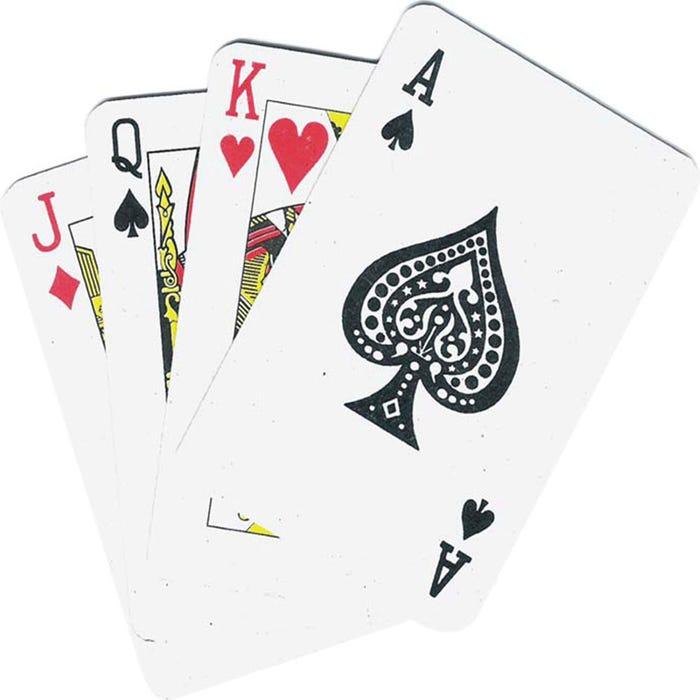
#> input picture cards.jpeg, 700 x 700 px, given in place of the camera
$ python id_scan.py   (older library calls are emulated)
#> lines starting #> are read from the running program, lines starting #| are printed output that depends on the picture
import cv2, time, datetime, imutils
from cv2 import cv2
import numpy as np
from datetime import date

'''
pip3 install opencv-python
1. set greyscale frame
2. set image kernal to 21x2 grid,
3. blur screen in smaller frame
4. set condition to keep greyscale blurred
5. $$ set logic for video capture if frame is presented $$
6. resize frame after condition is met
7. use cv2.absdiff to find difference between greyscale img and recorded frame
8. apply cv2.thresholding to seperate background image from foreground image
## thresholding is the binazation of images. Converts greyscale back to binary (px 0 or 255)
## use to seperate forground and backgorund imagse
'''

'''
:: SAMPLE BASIC THRESHOLDING ::
1. CONVERT TO GREYSCALE
2. APPLY 7X7 GAUSSIAN BLUR
3. APPLY THRESHILD
## FIRST PARAMETER IS IMAGE, 2ND IS 'THRESHOLD CHECK'
## IF PIXLE IS GREATER THAN 200, SET TO BLACK
## ELSE SET IT TO WHITE
image = cv2.imread(args["image"])
cv2.imshow("Image", image)
gray = cv2.cvtColor(image, cv2.COLOR_BGR2GRAY)
blurred = cv2.GaussianBlur(gray, (7, 7), 0)
(T, threshInv) = cv2.threshold(blurred, 200, 255,
	cv2.THRESH_BINARY_INV)
cv2.imshow("Threshold Binary Inverse", threshInv)
(T, threshInv) = cv2.threshold(blurred, 200, 255,
	cv2.THRESH_BINARY_INV)
cv2.imshow("Threshold Binary Inverse", threshInv)
CONTOURS GIVE DIFFERNT OUTPUTS (IMAGE, CONTOUR AND ARCHY. THE CONTOUR IS SET TO BLUE
CV2.CHAIN_APPROX_SIMPLE REMOVES REDUNDENCY AND COMPRESSES IMAGE
SET CONDITION, IF CONTOURAREA  IS LARGER THAN 800
'''


def motion_detection():
    video_capture = cv2.VideoCapture(0)
    time.sleep(2)
    first_frame = None
    while True:
        frame = video_capture.read()[1]
#> frame is the input picture: shape (700, 700, 3); mean B, G, R 232.9, 233.1, 234.6
        text = f'undetected{time.ctime()}'
        greyscale_frame = cv2.cvtColor(frame, cv2.COLOR_BGR2GRAY)
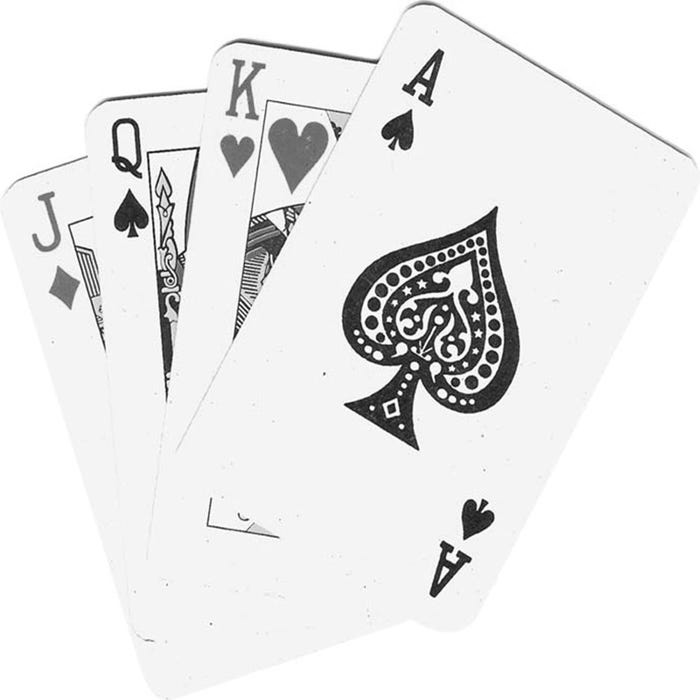
#> greyscale_frame: shape (700, 700); min 1, max 255, mean 233.5
        gaussian_frame = cv2.GaussianBlur(greyscale_frame,(21,21),0)
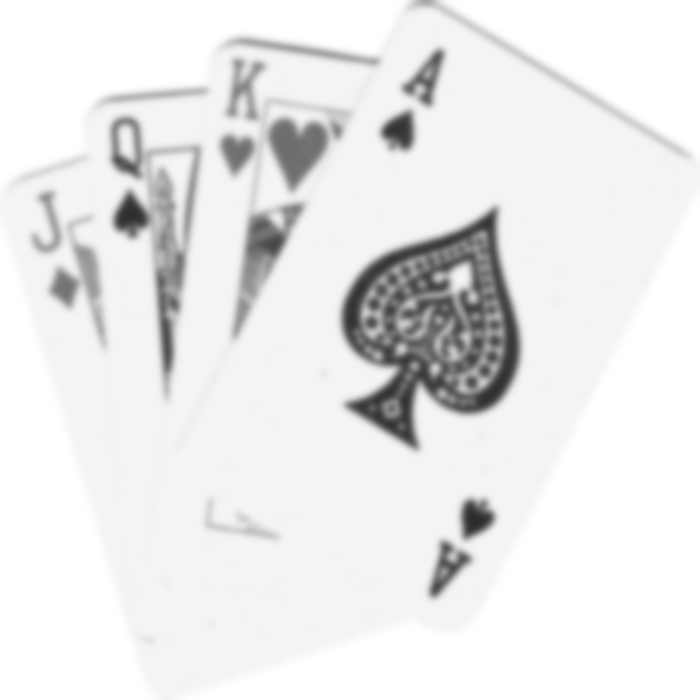
#> gaussian_frame: shape (700, 700); min 42, max 255, mean 233.5
        blur_frame = cv2.blur(gaussian_frame, (5,5),0) ## blurs pictures with 5x5 image kernal
        greyscale_image = blur_frame

        if first_frame is None:
            first_frame = greyscale_image
        else:
            pass
        frame = imutils.resize(frame, width=500)
#> frame: shape (500, 500, 3)
        frame_delta = cv2.absdiff(first_frame, greyscale_image)
#> frame_delta: shape (700, 700); every value is 0
        thresh = cv2.threshold(frame_delta, 100, 255, cv2.THRESH_BINARY)[1] ## once the frame is over 100, we make it white
        dilate_image = cv2.dilate(thresh, None, iterations=2) # enlarge and expand white pixle in forgroudn
        _,cnt, _= cv2.findContours(dilate_image.copy(), cv2.RETR_EXTERNAL, cv2.CHAIN_APPROX_SIMPLE) ## OPENCV 3
#> cnt = []
        #cnt,_= cv2.findContours(dilate_image.copy(), cv2.RETR_EXTERNAL, cv2.CHAIN_APPROX_SIMPLE) ## OPENCV 4

        for c in cnt:
            (x, y, w, h) = cv2.boundingRect(c)
            #(x, y, w, h) = cv2.boundingRect(contour.astype(np.int))

            if cv2.contourArea(c) > 800:
                (x,y,w,h) = cv2.boundingRect(c)
                cv2.rectangle(frame, (x,y), (x+w, y+h), (0,255,0), 2) ## draw green box around object (set security feed frame)

                text = f'[Detected] {time.ctime()} || {date.today()} '
                with open('camera_log.txt', 'a') as f:
                    f.write(text)
            else:
                pass

            font = cv2.FONT_HERSHEY_SIMPLEX
            cv2.putText(frame, f'Room Status: {text}', (10,20),font,0.5,(0,0,255),2)
            cv2.putText(frame, f'Time: {time.ctime()}', (10, frame.shape[0]-10),font,0.35,(0,0,255),1)
            cv2.imshow('[Security Feed]', frame)
            cv2.imshow('Threshold [Front-IMage]', dilate_image)
            cv2.imshow('Frame_Delta,', dilate_image)
            key=cv2.waitKey(1) & 0xFF ## 0xFF hex constant
            if key == ord('q'):
                cv2.destroyAllWindows()
                break
#> this loop made 0 passes

if __name__ == '__main__':
    motion_detection()
